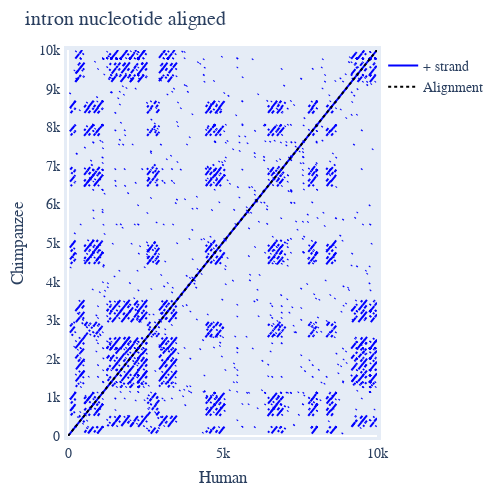

Write notebook code for a chart like this one.
### Code cell
dp_allpos = allpos_intronsAR_ntaligned[20000:30000].dotplot(name1="Human", name2="Chimpanzee", title="intron nucleotide aligned")
dp_allpos.show()

### Figure 1 — Plotly figure (JSON) as saved in the notebook; plotly's stock layout.template omitted (floating-point values rounded to 4 significant figures; data arrays with more than 128 entries replaced by an {"elided": "..."} marker saying what was removed)
{"data": [{"line": {"color": "blue"}, "mode": "lines", "name": "+ strand", "showlegend": true, "type": "scatter", "x": {"elided": "9431 int values"}, "xaxis": "x", "y": {"elided": "9431 int values"}, "yaxis": "y"}, {"line": {"color": "black", "dash": "dot"}, "mode": "lines", "name": "Alignment", "showlegend": true, "type": "scatter", "x": [0.2, 9999.0], "xaxis": "x", "y": [0, 9999], "yaxis": "y"}], "layout": {"autosize": false, "font": {"family": "Balto", "size": 14}, "height": 500, "hovermode": "closest", "margin": {"b": 50, "l": 50, "pad": 4, "r": 50, "t": 50}, "showlegend": true, "title": {"text": "intron nucleotide aligned"}, "width": 500, "xaxis": {"mirror": true, "range": [0, 10000], "showgrid": false, "showline": true, "title": {"text": "Human"}, "visible": true}, "yaxis": {"mirror": true, "range": [0, 10000], "showgrid": false, "showline": true, "title": {"text": "Chimpanzee"}, "visible": true}}}
